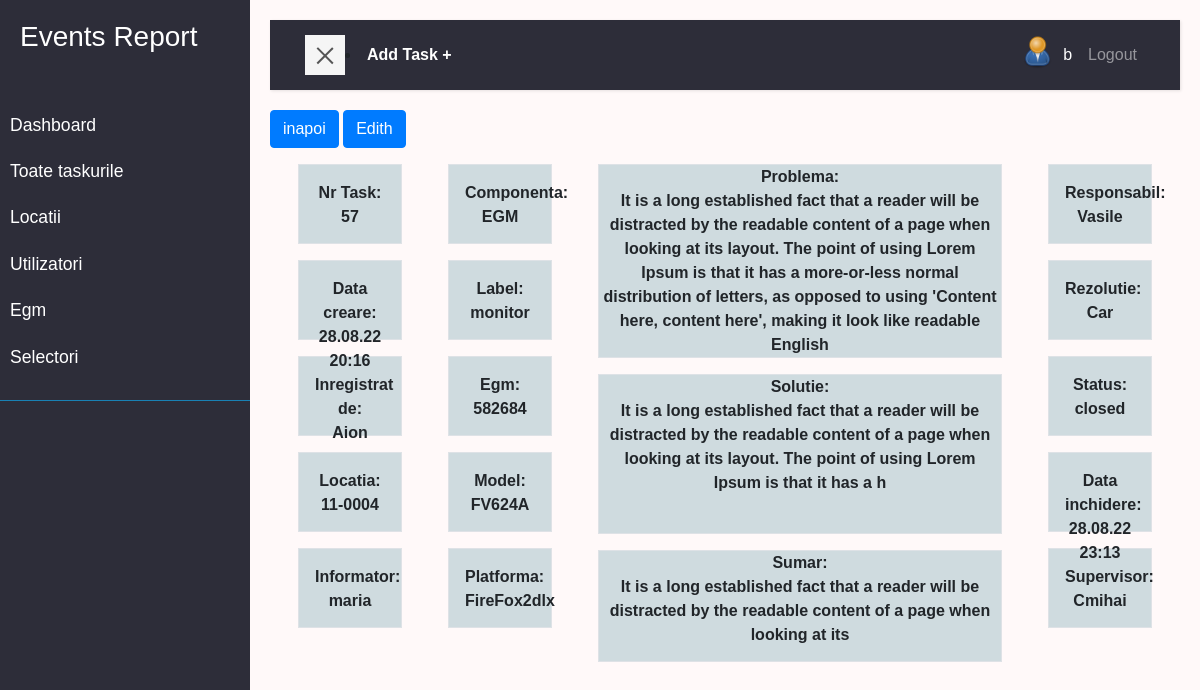
Screenshot of /task/57/ (signed in) with the database file from the repository.
### user/models.py (models this page shows)
class Profile(models.Model):
    user = models.OneToOneField(
        User, on_delete=models.CASCADE, null=True, blank=True)
    nume = models.CharField(max_length=200, blank=True, null=True)
    prenume = models.CharField(max_length=200, blank=True, null=True)
    email = models.EmailField(max_length=500, blank=True, null=True)
    username = models.CharField(max_length=200, blank=True, null=True)
    location = models.CharField(max_length=200, blank=True, null=True)
    functie = models.CharField(max_length=200, blank=True, null=True)
    profile_image = models.ImageField(null=True, blank=True, upload_to='profiles/', default='profiles/user-default.png')
    url_github = models.CharField(max_length=200, blank=True, null=True)
    url_facebook = models.CharField(max_length=200, blank=True, null=True)
    created = models.DateTimeField(auto_now_add=True)
    id = models.UUIDField(default=uuid.uuid4, unique=True,
                        primary_key=True, editable=False)
    def __str__(self):
        return str(self.username)
    class Meta:
        ordering = ['created']
    @property
    def imageURL(self):
        try:
            url = self.profile_image.url
        except:
            url = ''
        return url

### task/models.py (models this page shows, shortened)
class Task(models.Model):
    STAT = (
        ('open', 'Open'),
        ('closed', 'Closed'),
        ('in_progres', 'Progres'),
        ('waiting_vnet', 'VNET'),
        ('waiting_cmac', 'CMAC'),
        ('waiting_lnm', 'LNM'),
    )
    nr = models.BigAutoField(primary_key=True, unique=True, editable=False)
    created = models.DateTimeField(auto_now_add=True, null=True, blank=True)
    locatia = models.ForeignKey(
        Location, null=True, blank=True, on_delete=models.DO_NOTHING)
    egm = models.ForeignKey(Egm, null=True, blank=True,
                            on_delete=models.DO_NOTHING)
    owner = models.ForeignKey(
        Profile, null=True, blank=True, on_delete=models.DO_NOTHING)
    informatorul = models.CharField(max_length=200, blank=True, null=True)
    componenta = models.ForeignKey(
        'Componenta', null=True, blank=True, on_delete=models.DO_NOTHING)
    label = models.ForeignKey(
        'Label', null=True, blank=True, on_delete=models.DO_NOTHING)
    problema = models.TextField(blank=True, null=True)
    solutie = models.TextField(blank=True, null=True)
    sumar = models.TextField(blank=True, null=True)
    responsabil = models.CharField(max_length=200, blank=True, null=True)
    rezolutie = models.ForeignKey(
        'Rezolutie', null=True, blank=True, on_delete=models.DO_NOTHING)
    status = models.CharField(max_length=200, choices=STAT, default='open')
    data_inchidere = models.DateTimeField(null=True, blank=True)
    supervisor = models.CharField(max_length=200, blank=True, null=True)
    class Meta:
        ordering = ['-created']

class Componenta(models.Model):
    name = models.CharField(max_length=200)
    created = models.DateTimeField(auto_now_add=True, null=True, blank=True)
    def __str__(self):
        return self.name

class Label(models.Model):
    name = models.CharField(max_length=200)
    created = models.DateTimeField(auto_now_add=True, null=True, blank=True)
    def __str__(self):
        return self.name

class Rezolutie(models.Model):
    name = models.CharField(max_length=200)
    created = models.DateTimeField(auto_now_add=True, null=True, blank=True)
    def __str__(self):
        return self.name

### location/models.py (models this page shows)
class Location(models.Model):
    STAT = (
        ('deschisa', 'Deschisa'),
        ('inchisa', 'Inchisa'),
        ('in_progres', 'In progres'),
    )
    numar = models.CharField(max_length=200)
    name = models.CharField(max_length=200, null=True, blank=True)
    address = models.CharField(max_length=200, null=True, blank=True)
    status = models.CharField(max_length=200, choices=STAT)
    telefon = models.CharField(max_length=200, null=True, blank=True)
    adresa_ip = models.CharField(max_length=200, null=True, blank=True)
    manager = models.ForeignKey(
        'Manager', null=True, blank=True, on_delete=models.SET_NULL)
    data_deschidere = models.DateField(null=True, blank=True)
    data_inchidere = models.DateField(null=True, blank=True)
    created = models.DateTimeField(auto_now_add=True, null=True, blank=True)
    def __str__(self):
        return self.numar

### egm/models.py (models this page shows, shortened)
class Egm(models.Model):
    serie = models.CharField(max_length=200)
    cabinet = models.ForeignKey('Cabinet', null=True, blank=True, on_delete=models.DO_NOTHING)
    platforma = models.ForeignKey('Platform', null=True, blank=True, on_delete=models.DO_NOTHING)
    locatia = models.ForeignKey(Location, null=True, blank=True, on_delete=models.DO_NOTHING)
    created = models.DateTimeField(auto_now_add=True, null=True, blank=True)

class Cabinet(models.Model):
    name = models.CharField(max_length=200)
    created = models.DateTimeField(auto_now_add=True, null=True, blank=True)
    def __str__(self):
        return self.name

class Platform(models.Model):
    name = models.CharField(max_length=200)
    created = models.DateTimeField(auto_now_add=True, null=True, blank=True)
    def __str__(self):
        return self.name

### task/views.py (the view)
# urls.py: path('', include('task.urls')),
@login_required(login_url='login')
def task(request, pk):
    task = Task.objects.get(nr=pk)
    form = TaskForm(instance=task)
    if request.method == 'POST':
        form = TaskForm(request.POST, instance=task)
        if form.is_valid:
            form.save()
            return redirect('task',pk=task.nr )
    context = {'task':task, 'form':form}
    return render(request, 'task/task.html', context)

### task/templates/task/task.html
{% extends 'main.html' %} {% block content %}
<a type="button" class="btn btn-primary" href="{% url 'tasks' %}">inapoi</a>
<a type="button" class="btn btn-primary" href="{% url 'edith-task' task.nr %}?next=/task/{{task.nr}}">Edith</a>
        <div class="container-md  text-center">
        <div class="row p-2 font-weight-bold">
          <div class="col-2 ">
            <div class="p-2">
            <div class="p-3 hm-size border ">
              <div>Nr Task:</div>
              <div>{{task.nr}}</div>
            </div>
          </div>
          <div class="p-2">
            <div class="p-3 hm-size border ">
              <div>Data creare:</div>
              <div>{{task.created|date:"d.m.y H:i"}}</div>
            </div>
          </div>
            <div class="p-2">
            <div class="p-3 hm-size border ">
              <div>Inregistrat de:</div>
              <div>{{task.owner}}</div>
            </div>
          </div>
            <div class="p-2">
            <div class="p-3 hm-size border ">
              <div>Locatia:</div>
              <div>{{task.locatia}}</div>
            </div>
          </div>
            <div class="p-2">
            <div class="p-3 hm-size border ">
              <div>Informator:</div>
              <div>{{task.informatorul}}</div>
            </div>
          </div>
          </div>
          <div class="col-2 ">
            <div class="p-2">
            <div class="p-3 hm-size border  ">
              <div>Componenta:</div>
              <div>{{task.componenta}}</div>
            </div>
          </div>
            <div class="p-2">
            <div class="p-3 hm-size border ">
              <div>Label:</div>
              <div>{{task.label}}</div>
            </div>
          </div>
          <div class="p-2">
          <div class="p-3 hm-size border ">
            <div>Egm:</div>
            <div>{{task.egm.serie}}</div>
          </div>
        </div>
          <div class="p-2">
          <div class="p-3 hm-size border ">
            <div>Model:</div>
            <div>{{task.egm.cabinet}}</div>
          </div>
        </div>
          <div class="p-2">
          <div class="p-3 hm-size border ">
            <div>Platforma:</div>
            <div>{{task.egm.platforma}}</div>
          </div>
        </div>
        </div>
        <div class="col-6 ">
          <div class="p-2">
          <div class=" hM-size border ">
            <div>Problema:</div>
            <div>{{task.problema}}</div>
          </div>
        </div>
          <div class="p-2">
          <div class=" hM-size border ">
            <div>Solutie:</div>
            <div>{{task.solutie}}</div>
          </div>
        </div>
          <div class="p-2">
          <div class=" hM-sum border ">
            <div>Sumar:</div>
            <div>{{task.sumar}}</div>
          </div>
        </div>
        </div>
        <div class="col-2">
          <div class="p-2">
            <div class="p-3 hm-size border  ">
              <div>Responsabil:</div>
              <div>{{task.responsabil}}</div>
            </div>
          </div>
            <div class="p-2">
            <div class="p-3 hm-size border ">
              <div>Rezolutie:</div>
              <div>{{task.rezolutie}}</div>
            </div>
          </div>
            <div class="p-2">
            <div class="p-3 hm-size border ">
              <div>Status:</div>
              <div>{{task.status}}</div>
            </div>
          </div>
            <div class="p-2">
            <div class="p-3 hm-size border ">
              <div>Data inchidere:</div>
              <div>{{task.data_inchidere|date:"d.m.y H:i"}}</div>
            </div>
          </div>
            <div class="p-2">
            <div class="p-3 hm-size border ">
              <div>Supervisor:</div>
              <div>{{task.supervisor}}</div>
            </div>
          </div>
        </div>
        </div>
        </div>
    {% endblock %}

### templates/navbar.html (shortened to what this page needs)
    <div class="wrapper">
        <nav id="sidebar" >
            <div class="sidebar-header">
                <h3>Events Report</h3>
            </div>
            <ul class="list-unstyled components">
                <li >
                   <a href="{% url 'dashboard' %}">Dashboard</a>
                   <a href="{% url 'tasks'%}">Toate taskurile</a>
                   <a href="{% url 'locations' %}">Locatii</a>
                   <a href="{% url 'profiles' %}">Utilizatori</a>
                   <a href="{% url 'egm' %}">Egm</a>
                   <a href="{% url 'selectori' %}">Selectori</a>
                </li>
            </ul>
        </nav>
        <div id="content">
            <nav class="navbar navbar-expand-lg navbar-dark bg-nn">
                <div class="container-fluid">
                    <button type="button" id="sidebarCollapse" class="navbar-btn btn-blue ">
                        <span></span>
                    </button> <li class="nav-item active "><a  class="text-white fw-bold" href="{% url 'task-form' %}?next=/">Add Task +</a></li>
                    <div class="collapse navbar-collapse  " id="navbarSupportedContent">
                        <ul class="nav navbar-nav  ml-auto">
                            {% if request.user.is_authenticated %}
                            <li class="nav-item active"><a class="" href="{% url 'account' %}"><img src="{{request.user.profile.imageURL}}"
                                alt="avatar"class="rounded-circle img-fluid" style="width: 35px;"></a></li>
                            <li class="nav-item active"><a class="nav-link" href="{% url 'account' %}">{{request.user.profile.nume}}</a></li>
                            <li class="nav-item"><a class="nav-link" href="{% url 'logout' %}">Logout</a></li>
                            {% else %}
                            <li class="nav-item"><a class="nav-link" href="{% url 'login' %}">Login/Sign Up</a></li>
                            {% endif %}
                        </ul>
                    </div>
                </div>
            </nav>
</body>
</html>

### static/styles/app.css (style rules this page uses)
:root { --color-sub: #2d2d39; --color-sub1: #12528f; }
.hm-size { background-color: #cfdbdf; height: 5rem; }
.hM-size { background-color: #cfdbdf; min-height: 10rem; }
.hM-sum { background-color: #cfdbdf; min-height: 7rem; }

### static/styles/main.css (style rules this page uses)
:root { --color-sub: #2d2d39; --color-sub1: #275179; }
body { font-family: 'Poppins', sans-serif; background: #fff9f9; }
a, a:hover, a:focus { color: inherit; text-decoration: none; transition: all 0.3s; }
.navbar { padding: 15px 20px; background: var(--color-sub); border: none; border-radius: 0; margin-bottom: 20px; box-shadow: 1px 1px 3px rgba(0, 0, 0, 0.1); }
.navbar-btn { box-shadow: none; outline: none !important; border: none; }
.wrapper { display: flex; width: 100%; align-items: stretch; perspective: 1500px; }
#sidebar { min-width: 250px; max-width: 250px; background: var(--color-sub); color: #fff; transition: all 0.6s cubic-bezier(0.945, 0.020, 0.270, 0.665); transform-origin: bottom left; }
#sidebar .sidebar-header { padding: 20px; background:var(--color-sub); }
#sidebar ul.components { padding: 20px 0; border-bottom: 1px solid #1981b4; }
#sidebar ul li a { padding: 10px; font-size: 1.1em; display: block; }
#content { width: 100%; padding: 20px; min-height: 100vh; transition: all 0.3s; }
#sidebarCollapse { width: 40px; height: 40px; background: #f5f5f5; cursor: pointer; }
#sidebarCollapse span { width: 80%; height: 2px; margin: 0 auto; display: block; background: #555; transition: all 0.8s cubic-bezier(0.810, -0.330, 0.345, 1.375); transition-delay: 0.2s; }
#sidebarCollapse span:last-of-type { transform: rotate(-45deg) translate(1px, -1px); }

### rows the page displays
Task: nr "57", created "28.08.22 20:16", owner "Aion", locatia "11-0004", informatorul "maria", componenta "EGM", label "monitor", egm.serie "582684", egm.cabinet "FV624A", egm.platforma "FireFox2dlx", problema "It is a long established fact that a reader will be distracted by the readable content of a page when looking at its layout. The point of using Lorem Ipsum is that it has a more-or-less normal distribution of letters, as opposed to using 'Content here, content here', making it look like readable English", solutie "It is a long established fact that a reader will be distracted by the readable content of a page when looking at its layout. The point of using Lorem Ipsum is that it has a h", sumar "It is a long established fact that a reader will be distracted by the readable content of a page when looking at its", responsabil "Vasile", rezolutie "Car", status "closed", data_inchidere "28.08.22 23:13", supervisor "Cmihai"

### other values shown
{{ request.user.profile.nume }} "b"
